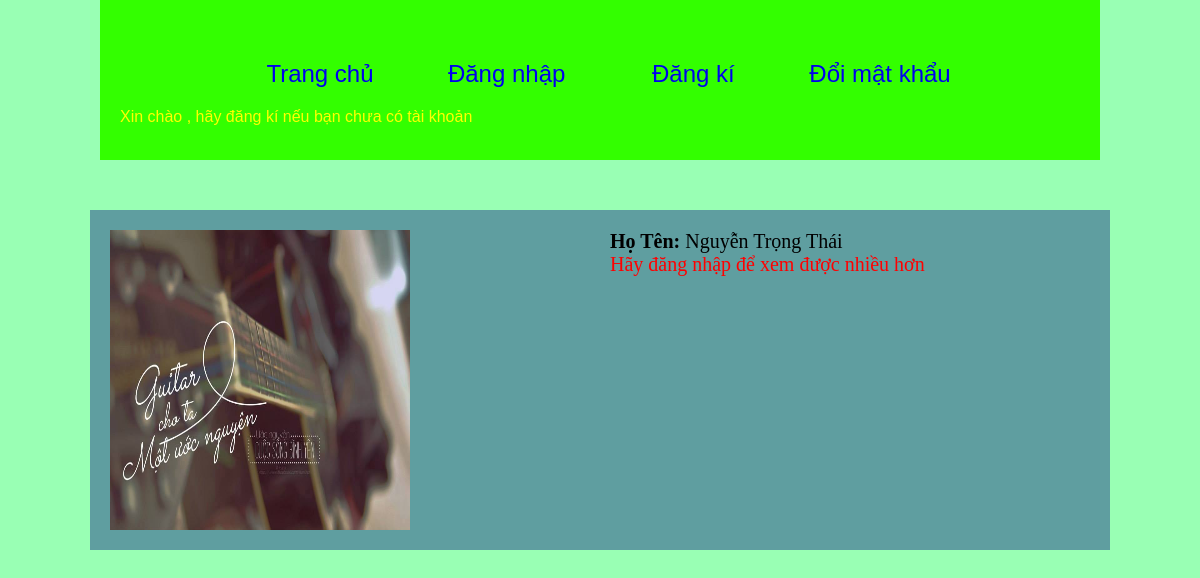
Page /index.php?page_layout=chi_tiet&id=1 on the committed database.
### tables this page shows
CREATE TABLE IF NOT EXISTS `profile` (
  `ID` int(10) NOT NULL AUTO_INCREMENT,
  `TEN` varchar(50) DEFAULT NULL,
  `TEN_DN` varchar(50) DEFAULT NULL,
  `EMAIL` varchar(50) DEFAULT NULL,
  `PHONE` varchar(11) DEFAULT NULL,
  `ANH` varchar(255) DEFAULT NULL,
  `MO_TA` varchar(255) DEFAULT NULL,
  `MAT_KHAU` varchar(255) DEFAULT NULL,
  `ID_QUYEN` int(10) DEFAULT NULL,
  `nguoi_gt` varchar(50) NOT NULL,
  `ngay` datetime NOT NULL DEFAULT CURRENT_TIMESTAMP,
  PRIMARY KEY (`ID`)
);

### chi_tiet.php (the view, shortened to what this page needs)
<?php
$id = $_GET['id'];
$sql = "SELECT * FROM profile WHERE ID =".$id;
$query = mysql_query($sql);
$row = mysql_fetch_array($query);
$sql1 = mysql_query("SELECT * FROM profile WHERE nguoi_gt = '".$row['TEN_DN']."'");
$row1 = mysql_fetch_array($sql1);
$quyen = '';
if(isset($_SESSION['quyen'])){
	$quyen = $_SESSION['quyen'];
} else{
	$quyen = 4;
}
?>
<!DOCTYPE html PUBLIC "-//W3C//DTD XHTML 1.0 Transitional//EN" "http://www.w3.org/TR/xhtml1/DTD/xhtml1-transitional.dtd">
<html xmlns="http://www.w3.org/1999/xhtml">
<head>
<link rel="stylesheet" type="text/css" href="style.css" />
</head>
<body>
<div class="main" style="padding:20px 0px 20px 20px; height:300px">
    <div id="left">
        <img src="anh/<?php if($row['ANH']!=''){echo $row['ANH'];} else{echo 'user.jpg';}?>" alt="anh_dai_dien" style="width:300px; height:300px"/>
    </div>
    <div id="right">
    	<ul>
            <li><p>Họ Tên: <span><?php echo $row['TEN'];?></span></p></li>
            <?php
                if($quyen!=4){
            ?>
            <li><p>Email: <span><?php echo $row['EMAIL'];?></span></p></li>
            <li><p>Phone: <span><?php echo $row['PHONE'];?></span></p></li>
            <li><p>Mô tả: <span><?php echo $row['MO_TA'];?></span></p></li>
            <li><p>Danh sách giới thiệu: <span><?php echo $row1['TEN_DN'] ;?></span></p></li>
            <?php
                } else{echo '<span style="color: red;">Hãy đăng nhập để xem được nhiều hơn</span>';}
            ?>
        </ul>
    </div>
</div>
</body>
</html>

### style.css (style rules this page uses)
* { margin:0; padding:0; }
body { background:#99FFB4; }
.main { height:auto; background: cadetblue; width:1000px; margin:auto; margin-top:50px; padding:20px 0px; }
#left { width:50%; float:left; height:500px; }
#right { height:auto; font-size:20px; }
#right ul li p { font-weight:bolder; }
#right ul li p span { font-weight:lighter; }
ul { list-style:none; }

### rows in the picture
profile: ANH (picture), TEN "Nguyễn Trọng Thái"
